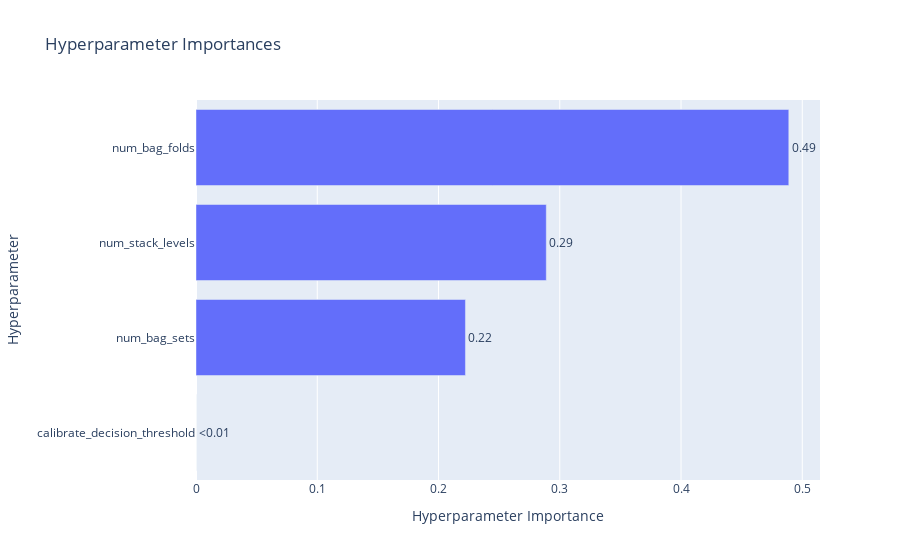

Source (notebook cell):
### Code cell
ov.plot_param_importances(
    study, target=lambda t: t.duration.total_seconds(), target_name="duration"
)

### Figure 1 — Plotly figure (JSON) as saved in the notebook; plotly's stock layout.template omitted (floating-point values rounded to 4 significant figures)
{"data": [{"cliponaxis": false, "hovertemplate": ["calibrate_decision_threshold (CategoricalDistribution): 0.0<extra></extra>", "num_bag_sets (IntDistribution): 0.2222222222222226<extra></extra>", "num_stack_levels (IntDistribution): 0.2888888888888893<extra></extra>", "num_bag_folds (IntDistribution): 0.4888888888888881<extra></extra>"], "name": "duration", "orientation": "h", "text": ["<0.01", "0.22", "0.29", "0.49"], "textposition": "outside", "type": "bar", "x": [0, 0.2222, 0.2889, 0.4889], "y": ["calibrate_decision_threshold", "num_bag_sets", "num_stack_levels", "num_bag_folds"]}], "layout": {"autosize": true, "title": {"text": "Hyperparameter Importances"}, "xaxis": {"autorange": true, "range": [0, 0.5146], "title": {"text": "Hyperparameter Importance"}, "type": "linear"}, "yaxis": {"autorange": true, "range": [-0.5, 3.5], "title": {"text": "Hyperparameter"}, "type": "category"}}}
